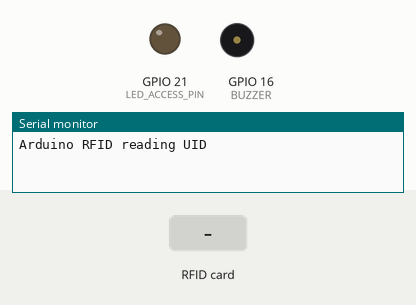
Recording of a sketch running on a simulated ESP32. Parts: output pins drawn as LEDs (lit = HIGH), buzzer (waves = sounding, pin HIGH), the last lines printed to the serial monitor. The test bench sets the inputs (shaded band).

Above: at 1.2 s.
1.3 s: RFID card 5E 7A 19 C4 held to the reader
At 4.7 s:
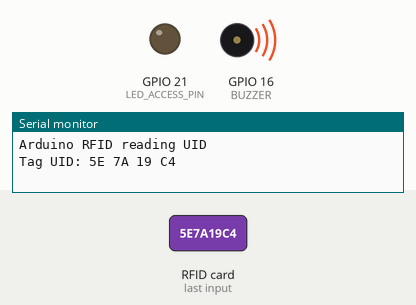
Timing chart, 0 to 8.1 s (numbered marks = the images above; inputs shaded):
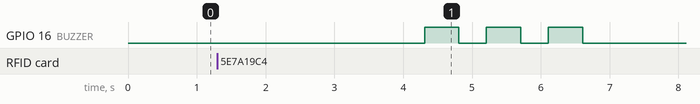

The sketch:

rfid_listo.ino.ino
```cpp
#include <SPI.h>
#include <MFRC522.h>
#include <Wire.h>
//#include <LiquidCrystal_I2C.h>

// Rfid pines
#define SS_PIN 5
#define RST_PIN 27

// Buzzer pin
#define BUZZER 16

// Foquitos led
#define LED_ACCESS_PIN 21
//#define LED_DENIED_PIN 21 // change to other pin, just checking with 1 led

//LiquidCrystal_I2C lcd(0x3F,16,2);

MFRC522 mfrc522(SS_PIN, RST_PIN); // Instance of the class

int code[] = {140, 36, 255, 55}; //This is the stored UID (Unlock Card)
int codeRead = 0;
String uidString;

void setup() {
   Serial.begin(9600);
   SPI.begin();       // Init SPI bus
   mfrc522.PCD_Init(); // Init MFRC522
   Serial.println("Arduino RFID reading UID");
   pinMode( LED_ACCESS_PIN , OUTPUT);
   pinMode(BUZZER, OUTPUT);
   //pinMode( LED_DENIED_PIN , OUTPUT);
   //lcd.init();
  // Print a message to the LCD.
  //lcd.backlight();
  //lcd.setCursor(0,0);
  //lcd.print("Show your card:)");
}

void loop() {

if(mfrc522.PICC_IsNewCardPresent()) {

  if(mfrc522.PICC_ReadCardSerial()) {

     //lcd.clear();
     Serial.print("Tag UID:");
     //lcd.setCursor(0,0);
     //lcd.print("Tag UID:");
     //lcd.setCursor(0,1);

     for (byte i = 0; i < mfrc522.uid.size; i++) {

      Serial.print(mfrc522.uid.uidByte[i] < 0x10 ? " 0" : " ");
      Serial.print(mfrc522.uid.uidByte[i], HEX);
      //lcd.print(mfrc522.uid.uidByte[i] < 0x10 ? " 0" : " ");
      //lcd.print(mfrc522.uid.uidByte[i], HEX);
      //lcd.print(" ");
      }
      Serial.println();
      int i = 0;
      boolean match = true;
      while(i<mfrc522.uid.size){
        if(!(int(mfrc522.uid.uidByte[i]) == int(code[i]))) {
          match = false;
        }
        i++;
      }
      delay(3000);
     //lcd.clear();
     //lcd.setCursor(0,0);
     if(match) {
      digitalWrite( LED_ACCESS_PIN , HIGH);
      digitalWrite(BUZZER, HIGH);
      delay (1000);
      digitalWrite(BUZZER, LOW);
      delay (1000);
      /*
      for (int i = 0; i < 2; i++){
        Serial.println("Entrando");
        digitalWrite(BUZZER, HIGH);
        delay (500);
        digitalWrite(BUZZER, LOW);
        delay(500);
      }
      */
      Serial.println("Acceso autorizado, Qchau 8)");
      //lcd.println("Acceso autorizado, Qchau 8)");
      }else{
        //digitalWrite( LED_DENIED_PIN , HIGH);
        for (int i = 0; i < 3; i++){

          //Serial.println("Entrando else");
         digitalWrite(BUZZER, HIGH);   //Setting the pin HIGH
         delay(500);
         digitalWrite(BUZZER, LOW);    //Setting the pin HIGH
         delay(400);
      }
        //lcd.println(" Acceso no autorizado, no Qchau :(");
       Serial.println("\nAcceso no autorizado, no Qchau :(");
     }
     Serial.println("============================");
     mfrc522.PICC_HaltA();
      delay(3000);

      reset_state();
    }
  }
}
void reset_state() {
  //lcd.clear();
  //lcd.setCursor(0,0);
  //lcd.print("Show your card:)");
  digitalWrite( LED_ACCESS_PIN , LOW);
  //digitalWrite( LED_DENIED_PIN , LOW);
}
```

Measured:
- after the input at 1.3 s, GPIO 16 (BUZZER): alternates HIGH for 0.50 s and LOW for 0.40 s, 6 changes in all, then stays LOW, starting after 3.0 s
